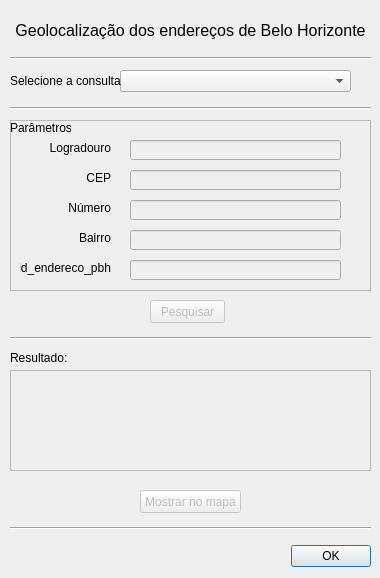
<?xml version="1.0" encoding="UTF-8"?>
<ui version="4.0">
 <class>GeocoderDialogBase</class>
 <widget class="QDialog" name="GeocoderDialogBase">
  <property name="geometry">
   <rect>
    <x>0</x>
    <y>0</y>
    <width>380</width>
    <height>578</height>
   </rect>
  </property>
  <property name="windowTitle">
   <string>Prodabel Geocoder</string>
  </property>
  <widget class="QDialogButtonBox" name="button_box">
   <property name="geometry">
    <rect>
     <x>30</x>
     <y>540</y>
     <width>341</width>
     <height>32</height>
    </rect>
   </property>
   <property name="orientation">
    <enum>Qt::Horizontal</enum>
   </property>
   <property name="standardButtons">
    <set>QDialogButtonBox::Ok</set>
   </property>
  </widget>
  <widget class="QLabel" name="labelTitle">
   <property name="geometry">
    <rect>
     <x>10</x>
     <y>20</y>
     <width>361</width>
     <height>20</height>
    </rect>
   </property>
   <property name="font">
    <font>
     <pointsize>12</pointsize>
    </font>
   </property>
   <property name="text">
    <string>Geolocalização dos endereços de Belo Horizonte</string>
   </property>
   <property name="alignment">
    <set>Qt::AlignCenter</set>
   </property>
  </widget>
  <widget class="QTextBrowser" name="textBrowserResultado">
   <property name="enabled">
    <bool>false</bool>
   </property>
   <property name="geometry">
    <rect>
     <x>10</x>
     <y>370</y>
     <width>361</width>
     <height>101</height>
    </rect>
   </property>
  </widget>
  <widget class="QPushButton" name="pesquisarButton">
   <property name="enabled">
    <bool>false</bool>
   </property>
   <property name="geometry">
    <rect>
     <x>150</x>
     <y>300</y>
     <width>75</width>
     <height>23</height>
    </rect>
   </property>
   <property name="text">
    <string>Pesquisar</string>
   </property>
  </widget>
  <widget class="QLabel" name="labelResultado">
   <property name="geometry">
    <rect>
     <x>10</x>
     <y>350</y>
     <width>61</width>
     <height>16</height>
    </rect>
   </property>
   <property name="text">
    <string>Resultado:</string>
   </property>
  </widget>
  <widget class="QComboBox" name="comboBoxTipoConsulta">
   <property name="geometry">
    <rect>
     <x>120</x>
     <y>70</y>
     <width>231</width>
     <height>22</height>
    </rect>
   </property>
   <property name="autoFillBackground">
    <bool>false</bool>
   </property>
  </widget>
  <widget class="Line" name="line">
   <property name="geometry">
    <rect>
     <x>10</x>
     <y>50</y>
     <width>361</width>
     <height>16</height>
    </rect>
   </property>
   <property name="orientation">
    <enum>Qt::Horizontal</enum>
   </property>
  </widget>
  <widget class="QLabel" name="labelConsulta">
   <property name="geometry">
    <rect>
     <x>10</x>
     <y>70</y>
     <width>111</width>
     <height>21</height>
    </rect>
   </property>
   <property name="text">
    <string>Selecione a consulta:</string>
   </property>
  </widget>
  <widget class="Line" name="line_2">
   <property name="geometry">
    <rect>
     <x>10</x>
     <y>100</y>
     <width>361</width>
     <height>16</height>
    </rect>
   </property>
   <property name="orientation">
    <enum>Qt::Horizontal</enum>
   </property>
  </widget>
  <widget class="QLabel" name="label_6">
   <property name="geometry">
    <rect>
     <x>10</x>
     <y>120</y>
     <width>61</width>
     <height>16</height>
    </rect>
   </property>
   <property name="text">
    <string>Parâmetros:</string>
   </property>
  </widget>
  <widget class="QFrame" name="frame">
   <property name="geometry">
    <rect>
     <x>10</x>
     <y>120</y>
     <width>361</width>
     <height>171</height>
    </rect>
   </property>
   <property name="frameShape">
    <enum>QFrame::StyledPanel</enum>
   </property>
   <property name="frameShadow">
    <enum>QFrame::Raised</enum>
   </property>
   <widget class="QLabel" name="labelLogradouro">
    <property name="geometry">
     <rect>
      <x>10</x>
      <y>20</y>
      <width>91</width>
      <height>16</height>
     </rect>
    </property>
    <property name="text">
     <string>Logradouro</string>
    </property>
    <property name="alignment">
     <set>Qt::AlignRight|Qt::AlignTrailing|Qt::AlignVCenter</set>
    </property>
   </widget>
   <widget class="QLabel" name="labelCep">
    <property name="geometry">
     <rect>
      <x>10</x>
      <y>50</y>
      <width>91</width>
      <height>16</height>
     </rect>
    </property>
    <property name="text">
     <string>CEP</string>
    </property>
    <property name="alignment">
     <set>Qt::AlignRight|Qt::AlignTrailing|Qt::AlignVCenter</set>
    </property>
   </widget>
   <widget class="QLabel" name="labelNumero">
    <property name="geometry">
     <rect>
      <x>10</x>
      <y>80</y>
      <width>91</width>
      <height>16</height>
     </rect>
    </property>
    <property name="text">
     <string>Número</string>
    </property>
    <property name="alignment">
     <set>Qt::AlignRight|Qt::AlignTrailing|Qt::AlignVCenter</set>
    </property>
   </widget>
   <widget class="QLabel" name="labelBairro">
    <property name="geometry">
     <rect>
      <x>10</x>
      <y>110</y>
      <width>91</width>
      <height>16</height>
     </rect>
    </property>
    <property name="text">
     <string>Bairro</string>
    </property>
    <property name="alignment">
     <set>Qt::AlignRight|Qt::AlignTrailing|Qt::AlignVCenter</set>
    </property>
   </widget>
   <widget class="QLabel" name="labelIdEnderecoPbh">
    <property name="geometry">
     <rect>
      <x>10</x>
      <y>140</y>
      <width>91</width>
      <height>16</height>
     </rect>
    </property>
    <property name="text">
     <string>id_endereco_pbh</string>
    </property>
    <property name="alignment">
     <set>Qt::AlignRight|Qt::AlignTrailing|Qt::AlignVCenter</set>
    </property>
   </widget>
   <widget class="QLineEdit" name="lineEditLogradouro">
    <property name="enabled">
     <bool>false</bool>
    </property>
    <property name="geometry">
     <rect>
      <x>120</x>
      <y>20</y>
      <width>211</width>
      <height>20</height>
     </rect>
    </property>
    <property name="inputMask">
     <string extracomment="Ex: Afonso Pena"/>
    </property>
   </widget>
   <widget class="QLineEdit" name="lineEditCep">
    <property name="enabled">
     <bool>false</bool>
    </property>
    <property name="geometry">
     <rect>
      <x>120</x>
      <y>50</y>
      <width>211</width>
      <height>20</height>
     </rect>
    </property>
    <property name="inputMask">
     <string extracomment="Ex: 30130908"/>
    </property>
   </widget>
   <widget class="QLineEdit" name="lineEditNumero">
    <property name="enabled">
     <bool>false</bool>
    </property>
    <property name="geometry">
     <rect>
      <x>120</x>
      <y>80</y>
      <width>211</width>
      <height>20</height>
     </rect>
    </property>
   </widget>
   <widget class="QLineEdit" name="lineEditBairro">
    <property name="enabled">
     <bool>false</bool>
    </property>
    <property name="geometry">
     <rect>
      <x>120</x>
      <y>110</y>
      <width>211</width>
      <height>20</height>
     </rect>
    </property>
   </widget>
   <widget class="QLineEdit" name="lineEditIdEnderecoPbh">
    <property name="enabled">
     <bool>false</bool>
    </property>
    <property name="geometry">
     <rect>
      <x>120</x>
      <y>140</y>
      <width>211</width>
      <height>20</height>
     </rect>
    </property>
   </widget>
  </widget>
  <widget class="Line" name="line_3">
   <property name="geometry">
    <rect>
     <x>10</x>
     <y>330</y>
     <width>361</width>
     <height>16</height>
    </rect>
   </property>
   <property name="orientation">
    <enum>Qt::Horizontal</enum>
   </property>
  </widget>
  <widget class="QPushButton" name="mostrarNoMapaButton">
   <property name="enabled">
    <bool>false</bool>
   </property>
   <property name="geometry">
    <rect>
     <x>140</x>
     <y>490</y>
     <width>101</width>
     <height>23</height>
    </rect>
   </property>
   <property name="text">
    <string>Mostrar no mapa</string>
   </property>
  </widget>
  <widget class="Line" name="line_4">
   <property name="geometry">
    <rect>
     <x>10</x>
     <y>520</y>
     <width>361</width>
     <height>16</height>
    </rect>
   </property>
   <property name="orientation">
    <enum>Qt::Horizontal</enum>
   </property>
  </widget>
 </widget>
 <resources/>
 <connections>
  <connection>
   <sender>button_box</sender>
   <signal>accepted()</signal>
   <receiver>GeocoderDialogBase</receiver>
   <slot>accept()</slot>
   <hints>
    <hint type="sourcelabel">
     <x>20</x>
     <y>20</y>
    </hint>
    <hint type="destinationlabel">
     <x>20</x>
     <y>20</y>
    </hint>
   </hints>
  </connection>
  <connection>
   <sender>button_box</sender>
   <signal>rejected()</signal>
   <receiver>GeocoderDialogBase</receiver>
   <slot>reject()</slot>
   <hints>
    <hint type="sourcelabel">
     <x>20</x>
     <y>20</y>
    </hint>
    <hint type="destinationlabel">
     <x>20</x>
     <y>20</y>
    </hint>
   </hints>
  </connection>
  <connection>
   <sender>lineEditBairro</sender>
   <signal>cursorPositionChanged(int,int)</signal>
   <receiver>GeocoderDialogBase</receiver>
   <slot>exec()</slot>
   <hints>
    <hint type="sourcelabel">
     <x>235</x>
     <y>239</y>
    </hint>
    <hint type="destinationlabel">
     <x>189</x>
     <y>288</y>
    </hint>
   </hints>
  </connection>
 </connections>
</ui>
